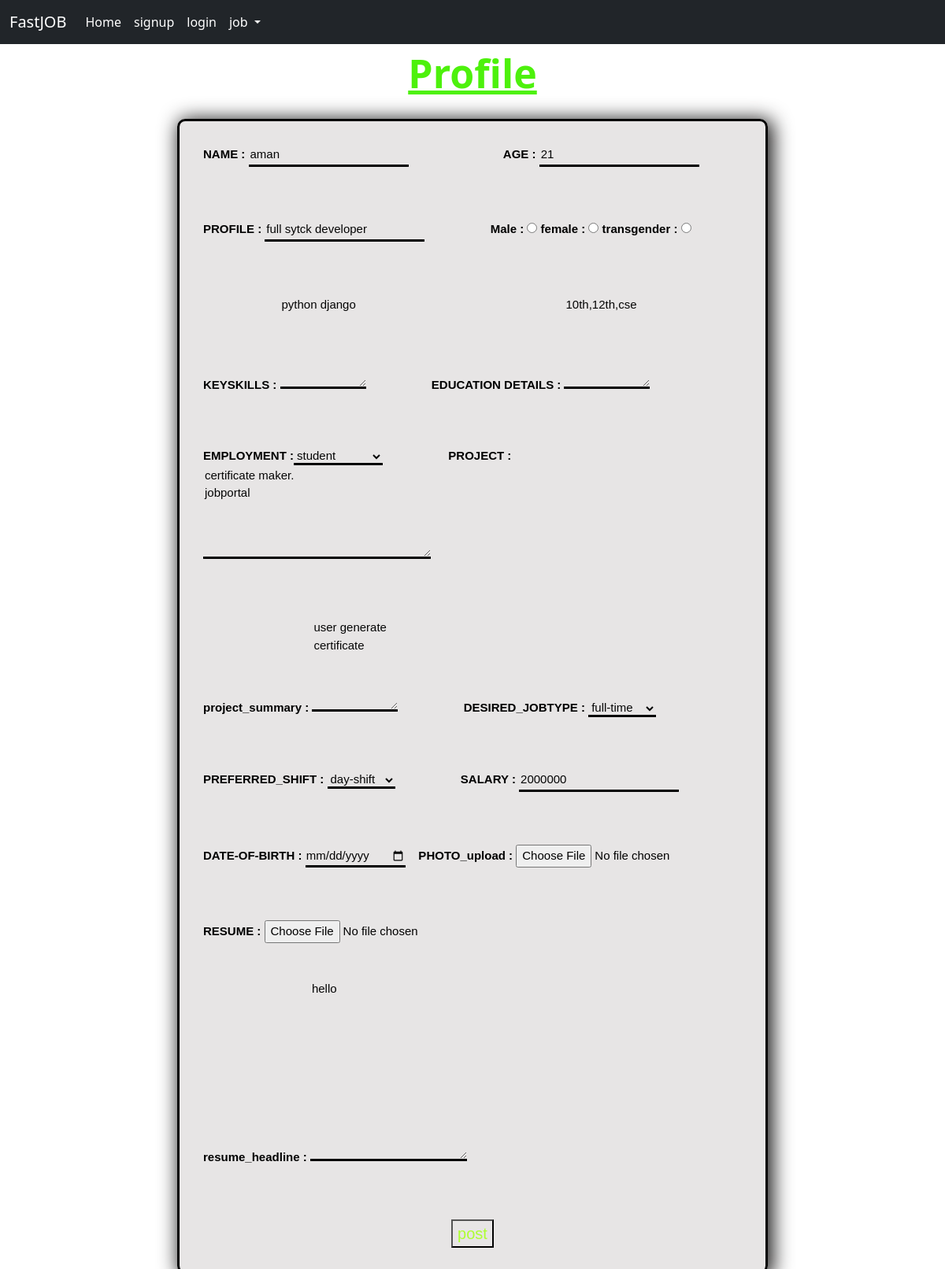
The app's page /update_profile/1 with its own data.
### app/models.py (models this page shows, shortened)
class JobSeekerprofile(models.Model):
    name=models.CharField(max_length=220)
    age=models.CharField(max_length=100)
    profile=models.CharField(max_length=50)
    gender=models.CharField(max_length=100,choices=[('male','Male'),('female','Female'),('transgender','Transgender')])
    resume_upload=models.FileField(upload_to="resume/")
    photo=models.FileField(upload_to="photo/")
    resume_headline=models.TextField()
    keyskills=models.TextField()
    education=models.TextField()
    employment=models.CharField(max_length=100,choices=[('student','student'),('employed','employed'),('unemployed','unemployed'),('self employed','self employed')])
    project=models.TextField(null=True)
    project_summary=models.TextField(null=True)
    desired_jobtype=models.CharField(max_length=100,choices=[('full-time','full-time'),('part-time','part-time'),('internship','internship')])
    preferred_shift=models.CharField(max_length=100,choices=[('day-shift','day-shift'),('night-shift','night-shift'),('hybrid','hybrid'),('remote','remote')])
    expected_salary=models.CharField(max_length=1000,null=True)
    dob=models.DateTimeField(default=timezone.now , blank=True)
    email=models.EmailField(max_length=350)

### app/views.py (the view)
# urls.py: path("update_profile/<int:id>",update_profile,name='update_profile'),
def update_profile(request,id):
    data=JobSeekerprofile.objects.get(id=id)
    return render(request,"update_profile.html",{'data':data})

### template/update_profile.html (shortened to what this page needs)
{%extends 'index.html'%}
{%block body%}
<center style="color: rgb(77, 241, 12);font-size:50px;"><b><u>Profile</u></b></center>
<div class="div">
    <form action="/do_update_profile/{{data.id}}" method="post" enctype="multipart/form-data">
        NAME : <input type="text" placeholder="Enter your name" class="input" name="name" value="{{data.name}}">&nbsp; &nbsp; &nbsp; &nbsp;&nbsp; &nbsp; &nbsp; &nbsp;&nbsp; &nbsp; &nbsp; &nbsp;&nbsp; &nbsp; &nbsp; &nbsp;
        AGE : <input type="text" placeholder="Enter your age" class="input" name="age" value="{{data.age}}"><br><br><br><br>
        PROFILE : <input type="text" placeholder="Enter your profile" class="input" name="profile" value="{{data.profile}}">&nbsp; &nbsp; &nbsp;&nbsp; &nbsp; &nbsp; &nbsp;&nbsp; &nbsp; &nbsp; &nbsp;
        Male : <input type="radio" name="gender" class="input" value="{{data.gender}}">
        female : <input type="radio" name="gender" class="input" value="{{data.gender}}">
        transgender : <input type="radio" name="gender" value="{{data.gender}}"><br><br><br><br>
        KEYSKILLS : <textarea name="keyskills" cols="10" rows="5" placeholder="enter your keyskills separate by ','" class="input" >{{data.keyskills}}</textarea>&nbsp; &nbsp; &nbsp;&nbsp; &nbsp; &nbsp; &nbsp;&nbsp; &nbsp; &nbsp; &nbsp;
        EDUCATION DETAILS : <textarea name="education" placeholder="mention your education detail" cols="10" rows="5" class="input">{{data.education}}</textarea><br><br><br><br>
        EMPLOYMENT :<select name="employment" aria-placeholder="employment" class="input">
            <option value="student" class="option">student</option>
        </select>&nbsp; &nbsp; &nbsp;&nbsp; &nbsp; &nbsp; &nbsp;&nbsp; &nbsp; &nbsp; &nbsp;
        PROJECT : <textarea name="project" placeholder="add project" cols="30" rows="5" class="input">{{data.project}}</textarea><br><br><br><br>
        project_summary : <textarea name="project_summary" placeholder="project summary" cols="10" rows="5" class="input">{{data.project_summary}}</textarea>&nbsp; &nbsp; &nbsp;&nbsp; &nbsp; &nbsp; &nbsp;&nbsp; &nbsp; &nbsp; &nbsp;
        DESIRED_JOBTYPE : <select name="desired_jobtype" aria-placeholder="job type" class="input">
            <option value="full-time" class="option">full-time</option>
        </select><br><br><br><br>
        PREFERRED_SHIFT : <select name="preferred_shift" aria-placeholder="preferred-shift" class="input">
            <option value="day-shift" class="option">day-shift</option>
        </select>&nbsp; &nbsp; &nbsp;&nbsp; &nbsp; &nbsp; &nbsp;&nbsp; &nbsp; &nbsp; &nbsp;
        SALARY : <input type="text" placeholder="expected_salary" class="input" name="salary" value="{{data.expected_salary}}"><br><br><br><br>
        DATE-OF-BIRTH : <input type="date" placeholder="date of birth" class="input" name="dob" value="{{data.dob}}">&nbsp; &nbsp;
        PHOTO_upload : <input type="file" name="photo" placeholder="photo" value="{{data.photo.url}}"><br><br><br><br>
        RESUME : <input type="file" name="resume_upload" placeholder="resume" value="{{data.resume_upload.url}}"><br><br><br>
        resume_headline : <textarea name="resume_headline"  cols="20" rows="10" class="input">{{data.resume_headline}}</textarea><br><br><br><br>
        <center><button type="submit" style="color: greenyellow;background:transparent;font-size:20px;">post</button></center>
    </form>
</div>
{%endblock body%}

### template/update_profile.html (style rules this page uses)
.div { margin: auto; width: 750px; height: auto; margin-top: 20px; padding:30px; font-family: Arial, Helvetica, sans-serif; font-weight: bolder; font-size: 15px; border: 3px solid rgb(0, 0, 0); border-radius:10px; box-shadow: 4px 3px 25px 3px rgb(32, 31, 31); background-color: rgba(223, 220, 220, 0.75); color: rgb(0, 0, 0); }
.input { background: transparent; color: rgb(5, 5, 5); border: 0px; border-bottom: 3px solid rgb(0, 0, 0); }
.option { color: black; }

### records on screen
JobSeekerprofile: name "aman", age "21", profile "full sytck developer", keyskills "python django", education "10th,12th,cse", project "certificate maker. jobportal", project_summary "user generate certificate", salary "2000000", resume_headline "hello"
